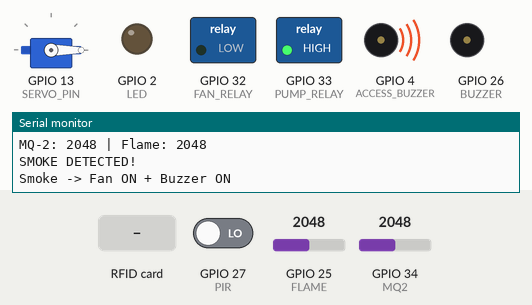
Simulated run of this sketch. Board: ESP32. Parts: servo, switched loads named in the sketch (green lamp = pin HIGH), output pins drawn as LEDs (lit = HIGH), buzzer (waves = sounding, pin HIGH), the last lines printed to the serial monitor. The test bench sets the inputs (shaded band); at power-on: GPIO 34 (MQ2) = 2048, GPIO 25 (FLAME) = 2048, GPIO 27 (PIR) LOW.

Above: at 2.7 s.
2.8 s: GPIO 34 (MQ2) set to 1945
At 4.0 s:
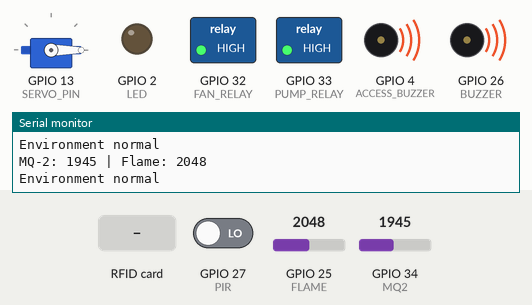
4.5 s: GPIO 25 (FLAME) set to 1057
6.0 s: GPIO 25 (FLAME) set to 956
At 6.3 s:
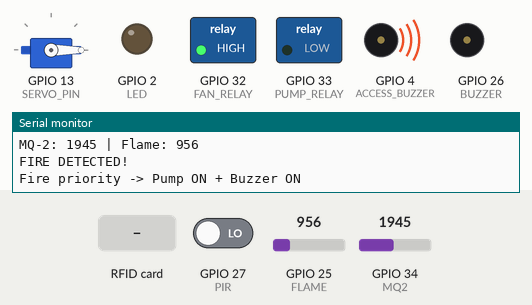
7.5 s: GPIO 27 (PIR) driven HIGH
At 8.7 s:
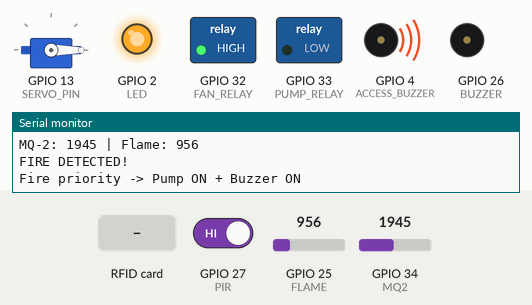
9.0 s: RFID card 4A 0A F9 34 held to the reader
At 10.2 s:
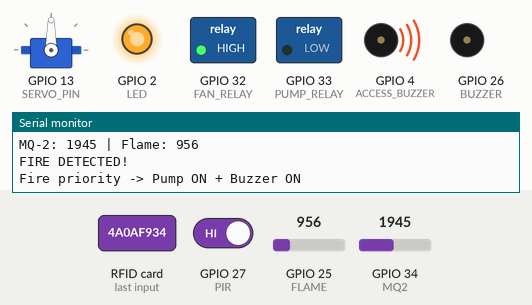
10.5 s: RFID card 5E 7A 19 C4 held to the reader
At 11.0 s:
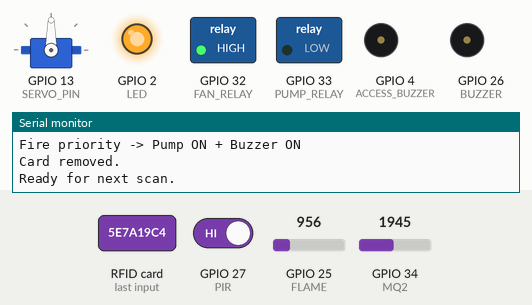
Timing chart, 0 to 16.5 s (numbered marks = the images above; inputs shaded):
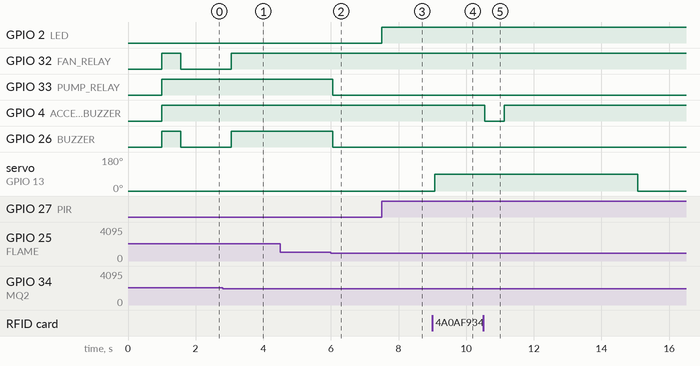

The sketch:

SmartLab_Main.ino
```cpp
/*
  SmartLab - Merged firmware (ESP32)
  Feature 1: PIR-based automatic light (energy saving)
  Feature 2: MQ-2 smoke + flame sensor safety (fan, pump, buzzer)
  Feature 3: RFID door access with servo lock

  NOTE: Everything is NON-BLOCKING (millis() based), so the door timer
  never stops the fire/smoke monitoring.
*/

#include <SPI.h>
#include <MFRC522.h>
#include <ESP32Servo.h>

// ---------------- PIN DEFINITIONS ----------------

// Feature 1 + 2
const int PIR        = 27;
const int LED        = 2;
const int MQ2        = 34;
const int FLAME      = 25;
const int BUZZER     = 26;   // Buzzer 2 (fire/smoke alert), active-LOW
const int FAN_RELAY  = 32;   // active-LOW
const int PUMP_RELAY = 33;   // active-LOW

// Feature 3
#define SS_PIN      5
#define RST_PIN     22
#define SERVO_PIN   13
#define SCK_PIN     18
#define MISO_PIN    19
#define MOSI_PIN    23

// Buzzer 1 (RFID access denied), active-LOW.
// TODO: change this pin to the one you actually wired (or remove the buzzer lines)
const int ACCESS_BUZZER = 4;

// ---------------- SETTINGS ----------------

const unsigned long lightDelayTime   = 30000;  // LED off after 30 s of no motion
const unsigned long sensorInterval   = 500;    // read/print sensors every 0.5 s
const unsigned long doorOpenTime     = 6000;   // door stays open 6 s
const unsigned long deniedBeepTime   = 300;    // denied beep length
const unsigned long rfidPollInterval = 100;    // check RFID every 0.1 s

// Change these after testing your sensors
int smokeThreshold = 2000;
int flameThreshold = 1000;

// ---------------- OBJECTS ----------------

MFRC522 rfid(SS_PIN, RST_PIN);
Servo doorServo;

byte authorizedUID[] = { 0x4A, 0x0A, 0xF9, 0x34 };

// ---------------- STATE ----------------

// Feature 1
unsigned long lastMotion = 0;
bool ledState = false;

// Feature 2
unsigned long lastSensorRead = 0;

// Feature 3
bool waitingForRemoval = false;
bool doorOpen = false;
unsigned long doorOpenedAt = 0;
bool beepActive = false;
unsigned long beepStartedAt = 0;
unsigned long lastRfidPoll = 0;

// =========================================================
// FEATURE 3 HELPERS
// =========================================================

bool isAuthorized() {
  if (rfid.uid.size != 4) return false;
  for (byte i = 0; i < 4; i++) {
    if (rfid.uid.uidByte[i] != authorizedUID[i]) return false;
  }
  return true;
}

void printUID() {
  Serial.print("UID: ");
  for (byte i = 0; i < rfid.uid.size; i++) {
    if (rfid.uid.uidByte[i] < 0x10) Serial.print("0");
    Serial.print(rfid.uid.uidByte[i], HEX);
    if (i < rfid.uid.size - 1) Serial.print(":");
  }
  Serial.println();
}

void resetRFID() {
  rfid.PCD_Reset();
  delay(100);
  rfid.PCD_Init();
  delay(200);
  rfid.PCD_AntennaOn();
  delay(100);
}

// =========================================================
// FEATURE 1: PIR LIGHT CONTROL
// =========================================================

void handlePIR() {
  if (digitalRead(PIR) == HIGH) {
    lastMotion = millis();
    if (!ledState) {
      ledState = true;
      digitalWrite(LED, HIGH);
      Serial.println("Movement detected -> LED ON");
    }
  }

  if (ledState && millis() - lastMotion >= lightDelayTime) {
    ledState = false;
    digitalWrite(LED, LOW);
    Serial.println("No movement for 30 seconds -> LED OFF");
  }
}

// =========================================================
// FEATURE 2: SMOKE + FIRE SAFETY
// =========================================================

void handleSafety() {
  if (millis() - lastSensorRead < sensorInterval) return;
  lastSensorRead = millis();

  int smokeValue = analogRead(MQ2);
  int flameValue = analogRead(FLAME);

  Serial.print("MQ-2: ");
  Serial.print(smokeValue);
  Serial.print(" | Flame: ");
  Serial.println(flameValue);

  // Fire has highest priority
  if (flameValue < flameThreshold) {
    Serial.println("FIRE DETECTED!");
    Serial.println("Fire priority -> Pump ON + Buzzer ON");
    digitalWrite(FAN_RELAY, HIGH);   // Fan OFF
    digitalWrite(PUMP_RELAY, LOW);   // Pump ON
    digitalWrite(BUZZER, LOW);       // Buzzer ON
  }
  else if (smokeValue > smokeThreshold) {
    Serial.println("SMOKE DETECTED!");
    Serial.println("Smoke -> Fan ON + Buzzer ON");
    digitalWrite(FAN_RELAY, LOW);    // Fan ON
    digitalWrite(PUMP_RELAY, HIGH);  // Pump OFF
    digitalWrite(BUZZER, LOW);       // Buzzer ON
  }
  else {
    digitalWrite(FAN_RELAY, HIGH);
    digitalWrite(PUMP_RELAY, HIGH);
    digitalWrite(BUZZER, HIGH);
    Serial.println("Environment normal");
  }
}

// =========================================================
// FEATURE 3: RFID DOOR ACCESS
// =========================================================

void handleDoorTimer() {
  // Close the door after doorOpenTime (non-blocking)
  if (doorOpen && millis() - doorOpenedAt >= doorOpenTime) {
    Serial.println("Closing door...");
    doorServo.write(0);
    Serial.println("Door CLOSED");
    doorOpen = false;
  }

  // Stop the denied beep after deniedBeepTime (non-blocking)
  if (beepActive && millis() - beepStartedAt >= deniedBeepTime) {
    digitalWrite(ACCESS_BUZZER, HIGH);
    beepActive = false;
  }
}

void handleRFID() {
  if (millis() - lastRfidPoll < rfidPollInterval) return;
  lastRfidPoll = millis();

  // Wait until card is removed
  if (waitingForRemoval) {
    if (!rfid.PICC_IsNewCardPresent()) {
      waitingForRemoval = false;
      Serial.println();
      Serial.println("Card removed.");
      Serial.println("Ready for next scan.");
      Serial.println();
      resetRFID();
    }
    return;
  }

  // Check for new card
  if (!rfid.PICC_IsNewCardPresent()) return;

  Serial.println();
  Serial.println("CARD DETECTED");

  if (!rfid.PICC_ReadCardSerial()) {
    Serial.println("UID READ FAILED");
    resetRFID();
    return;
  }

  printUID();

  if (isAuthorized()) {
    Serial.println("ACCESS GRANTED");
    Serial.println("Authorized card!");
    Serial.println("Opening door...");
    doorServo.write(90);
    Serial.println("Door OPEN");
    doorOpen = true;
    doorOpenedAt = millis();
  }
  else {
    Serial.println("ACCESS DENIED");
    Serial.println("Unauthorized card.");
    Serial.println("Servo will NOT move.");
    digitalWrite(ACCESS_BUZZER, LOW);   // short beep
    beepActive = true;
    beepStartedAt = millis();
  }

  rfid.PICC_HaltA();
  rfid.PCD_StopCrypto1();

  Serial.println();
  Serial.println("Remove card from reader.");
  waitingForRemoval = true;
}

// =========================================================
// SETUP
// =========================================================

void setup() {
  Serial.begin(115200);
  delay(1000);

  // Feature 1 + 2 pins
  pinMode(PIR, INPUT);
  pinMode(LED, OUTPUT);
  pinMode(MQ2, INPUT);
  pinMode(FLAME, INPUT);
  pinMode(BUZZER, OUTPUT);
  pinMode(FAN_RELAY, OUTPUT);
  pinMode(PUMP_RELAY, OUTPUT);
  pinMode(ACCESS_BUZZER, OUTPUT);

  // Everything OFF at start
  digitalWrite(LED, LOW);
  digitalWrite(BUZZER, HIGH);
  digitalWrite(ACCESS_BUZZER, HIGH);
  digitalWrite(FAN_RELAY, HIGH);
  digitalWrite(PUMP_RELAY, HIGH);

  // Feature 3: RFID + servo
  SPI.begin(SCK_PIN, MISO_PIN, MOSI_PIN, SS_PIN);
  rfid.PCD_Init();
  delay(500);
  rfid.PCD_AntennaOn();

  doorServo.setPeriodHertz(50);
  doorServo.attach(SERVO_PIN, 500, 2400);
  doorServo.write(0);   // Door closed

  Serial.println();
  Serial.println("================================");
  Serial.println("       SMART LAB STARTED");
  Serial.println("================================");
  rfid.PCD_DumpVersionToSerial();
  Serial.println("System ready. Place RFID card on reader.");
  Serial.println();
}

// =========================================================
// MAIN LOOP
// =========================================================

void loop() {
  handlePIR();        // Feature 1
  handleSafety();     // Feature 2
  handleRFID();       // Feature 3
  handleDoorTimer();  // Feature 3 timers
}
```

Measured:
- the behaviour switches between 2001 and 2000 on GPIO 34 (MQ2) (found by bisection; images 0 and 1)
- the behaviour switches between 1000 and 999 on GPIO 25 (FLAME) (found by bisection; images 1 and 2)
- after the input at 2.8 s, GPIO 32 (FAN_RELAY), GPIO 26 (BUZZER): LOW → HIGH after 0.26 s
- after the input at 6.0 s, GPIO 33 (PUMP_RELAY), GPIO 26 (BUZZER): HIGH → LOW after 0.06 s
- after the input at 7.5 s, GPIO 2 (LED): LOW → HIGH at once
- after the input at 9.0 s, servo on GPIO 13 (SERVO_PIN): 0° → 90° after 0.07 s
- after the input at 10.5 s, GPIO 4 (ACCESS_BUZZER): HIGH → LOW after 0.05 s, → HIGH 0.57 s later
